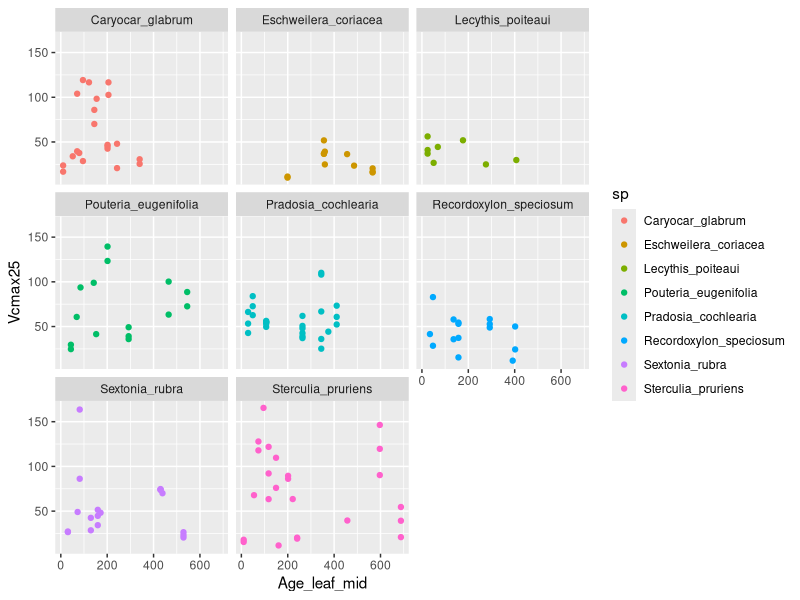
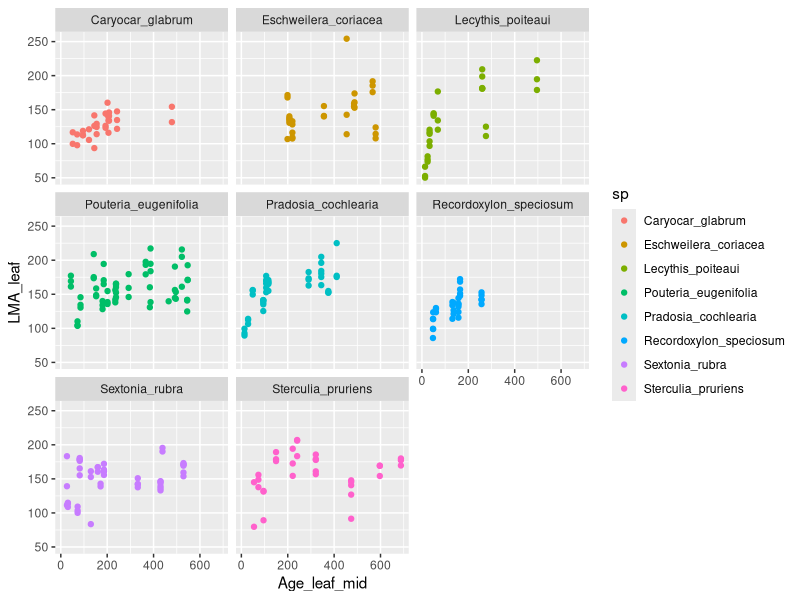
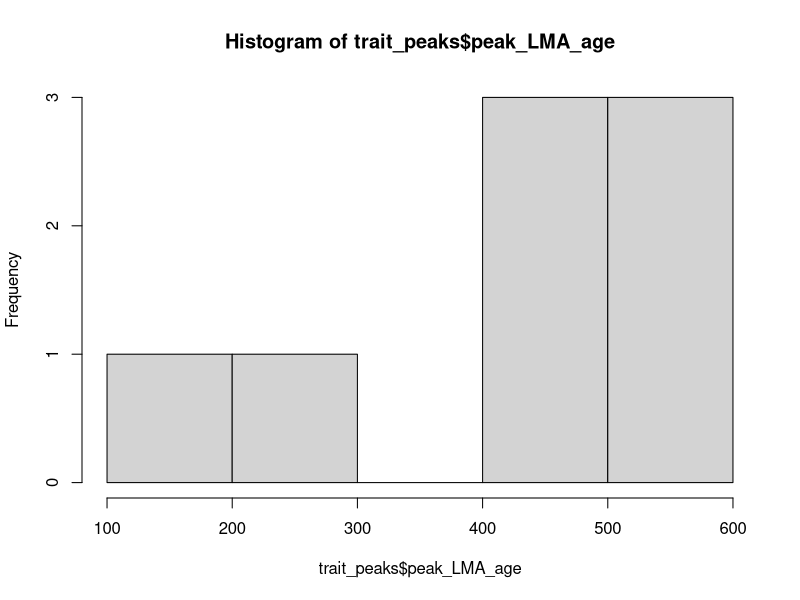
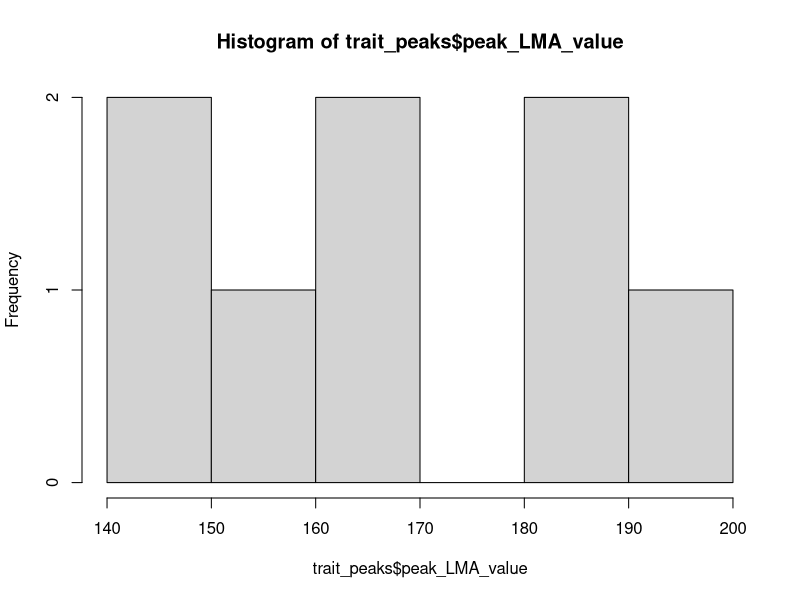
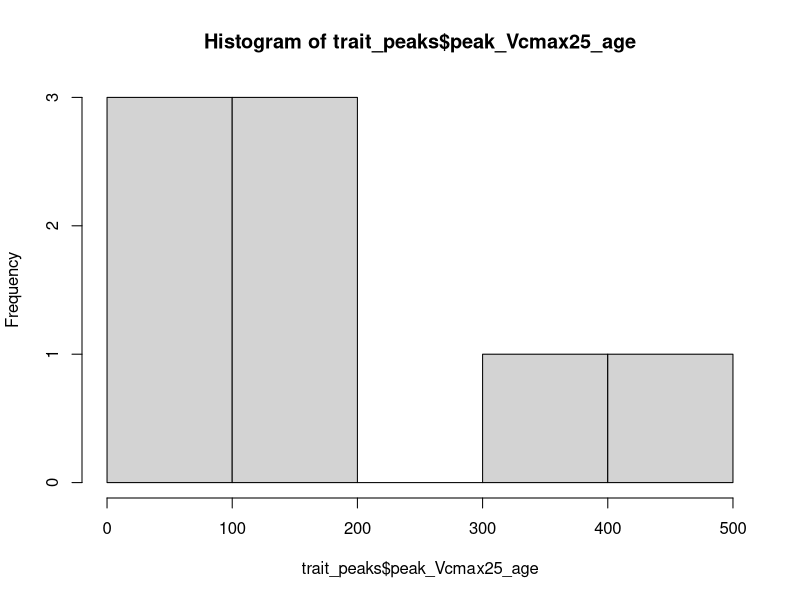
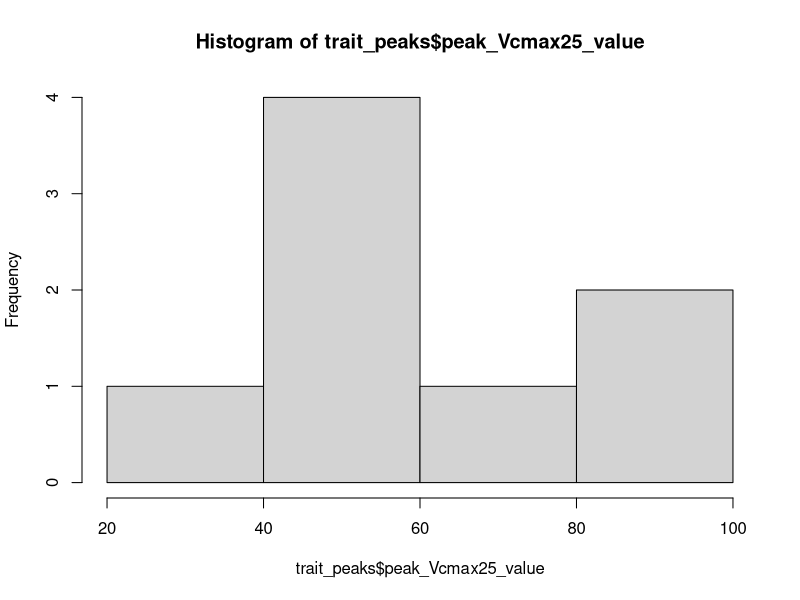
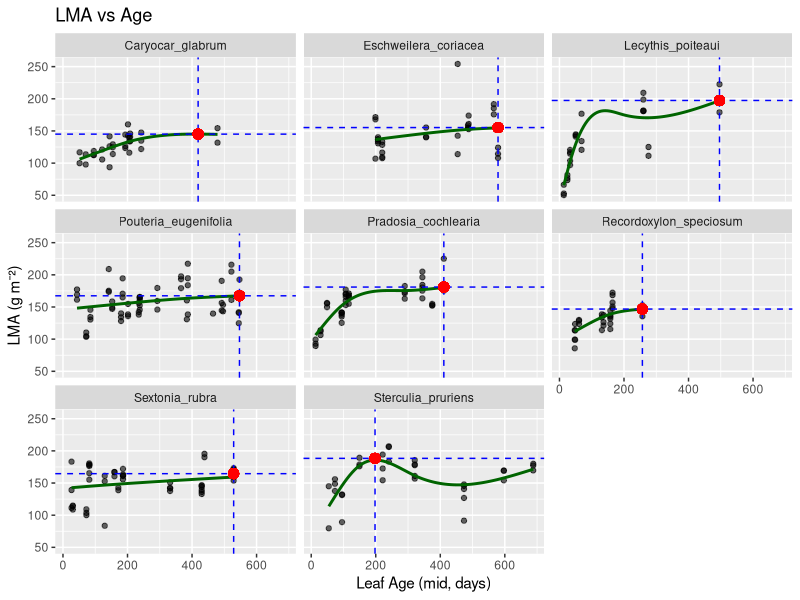
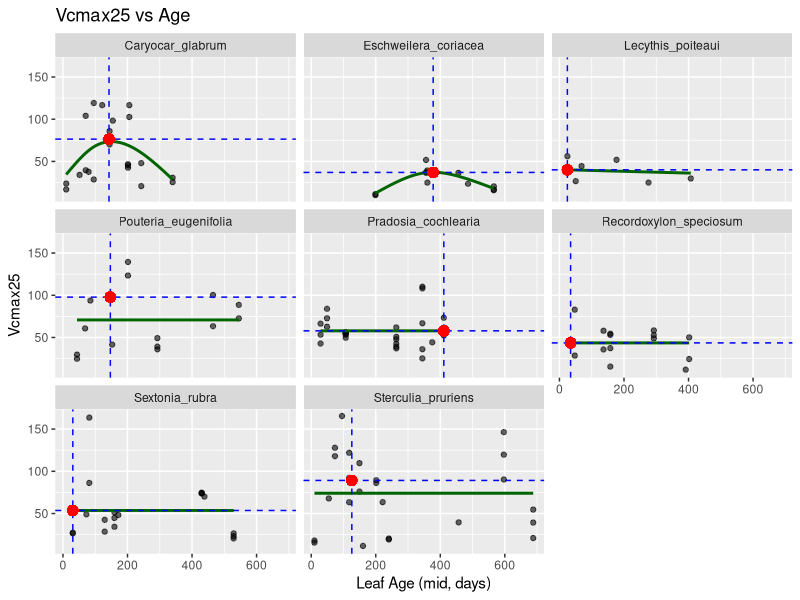

Here is the R script that generated these plots, in order: (Note: this script raises an error after producing the figures.)
# Some Code to Try to Estimate leaf longevity
# Uses the optimality-based approach to predict leaf longevity as the result of a cost-benefit trade-off between
# Construction and maintenance costs of the leaf (e.g. building and supporting tissues)
# Carbon gain through photosynthesis over the leaf's lifespan.
#The central assumption is that a leaf should be retained only as long as it yields net carbon gain


# For each tree we want the peak for the traits LMA, Vcmax

library(readr)
library(ggplot2)
library(dplyr)
library(mgcv)
library(purrr)
library(tibble)

data <- read_csv("Outputs/Combined_data.csv")

#quick plot to look at peak Vcmax and LMA

ggplot(data, aes(Age_leaf_mid, Vcmax25, col = sp))+
  geom_point()+
  facet_wrap(~sp)

ggplot(data, aes(Age_leaf_mid, LMA_leaf, col = sp))+
  geom_point()+
  facet_wrap(~sp)

################################################################################
# IDENTIFY THE TRAIT VALUES AT MATURATION AND THE LEAF AGE AT WHICH THEY PEAK

#for now let us just use the 90th % for the mature vals.
data_species <- data %>%
  group_by(sp) %>%
  summarise(
    LMA_leaf_90 = quantile(LMA_leaf, probs = 0.9, na.rm = TRUE),
    Vcmax25_90 = quantile(Vcmax25, probs = 0.9, na.rm = TRUE),
    Vcmax25mass_90 = Vcmax25_90 / LMA_leaf_90,
    max_age_leaf_mid = max(Age_leaf_mid, na.rm = TRUE),
    .groups = "drop"
  )

#Don't get the age using this method

################################################################################

# Test doing this using GAMS

# Function to fit GAM and extract peak age and trait value
find_trait_peak_gam <- function(df, trait_col, age_col = "Age_leaf_mid") {
  df <- df %>% filter(!is.na(.data[[trait_col]]), !is.na(.data[[age_col]]))
  
  if (nrow(df) < 5 || length(unique(df[[age_col]])) < 4) {
    return(data.frame(peak_age = NA, peak_value = NA))
  }
  
  fit <- gam(as.formula(paste(trait_col, "~ s(", age_col, ", k = 4, bs = 'cs')")), data = df)
  
  age_seq <- seq(min(df[[age_col]], na.rm = TRUE),
                 max(df[[age_col]], na.rm = TRUE),
                 length.out = 200)
  preds <- predict(fit, newdata = data.frame(Age_leaf_mid = age_seq))
  
  peak_index <- which.max(preds)
  peak_age <- age_seq[peak_index]
  peak_value <- preds[peak_index]
  
  return(data.frame(peak_age = peak_age, peak_value = peak_value))
}


# Apply to both traits for each species
trait_peaks <- data %>%
  filter(!is.na(sp)) %>%
  group_by(sp) %>%
  group_split() %>%
  map_df(function(df) {
    lma_peak <- find_trait_peak_gam(df, trait_col = "LMA_leaf")
    vcmax_peak <- find_trait_peak_gam(df, trait_col = "Vcmax25")
    
    tibble(
      sp = unique(df$sp),
      peak_LMA_age = lma_peak$peak_age,
      peak_LMA_value = lma_peak$peak_value,
      peak_Vcmax25_age = vcmax_peak$peak_age,
      peak_Vcmax25_value = vcmax_peak$peak_value
    )
  })


# View the summary
trait_peaks

hist(trait_peaks$peak_LMA_age)
hist(trait_peaks$peak_LMA_value)
hist(trait_peaks$peak_Vcmax25_age)
hist(trait_peaks$peak_Vcmax25_value)

#add these values to main data for plotting
data <- merge(data, trait_peaks, by = "sp")

# add these values to the plots
#PLOTTING LMA
ggplot(data, aes(x = Age_leaf_mid, y = LMA_leaf)) +
  geom_point(alpha = 0.6) +
  facet_wrap(~sp)+
  geom_smooth(method = "gam", formula = y ~ s(x, k = 4, bs = "cs"), se = FALSE, colour = "darkgreen") +
  geom_vline(aes(xintercept = peak_LMA_age), linetype = "dashed", colour = "blue") +
  geom_hline(aes(yintercept = peak_LMA_value), linetype = "dashed", colour = "blue") +
  geom_point(aes(x = peak_LMA_age, y = peak_LMA_value),
             colour = "red", size = 3) +
  labs(title = "LMA vs Age",
       x = "Leaf Age (mid, days)",
       y = "LMA (g m⁻²)")


#PLOTTING VCMAX25
ggplot(data, aes(x = Age_leaf_mid, y = Vcmax25)) +
  geom_point(alpha = 0.6) +
  facet_wrap(~sp)+
  geom_smooth(method = "gam", formula = y ~ s(x, k = 4, bs = "cs"), se = FALSE, colour = "darkgreen") +
  geom_vline(aes(xintercept = peak_Vcmax25_age), linetype = "dashed", colour = "blue") +
  geom_hline(aes(yintercept = peak_Vcmax25_value), linetype = "dashed", colour = "blue") +
  geom_point(aes(x = peak_Vcmax25_age, y = peak_Vcmax25_value),
             colour = "red", size = 3) +
  labs(title = "Vcmax25 vs Age",
       x = "Leaf Age (mid, days)",
       y = "Vcmax25")


#### Ok updating method to find the first maximum using derivative instead of the absoluate maximum. 
# Approximates the slope and look for where the slope shifts from positive to negative.
# Finds first stabilisation point (plateau onset).
# Falls back to which.max if no local max if found.

# Logging skipped species
skipped_species <- c()

# Function to find first local maximum in smoothed GAM curve
# Note this finds the first minimum in the curve for specified traitsd i.e. TLP

find_first_local_peak <- function(df, trait_col, age_col = "Age_leaf_mid", sp_name = NULL, find_min = FALSE) {
  df <- df %>% filter(!is.na(.data[[trait_col]]), !is.na(.data[[age_col]]))
  
  if (nrow(df) < 5 || length(unique(df[[age_col]])) < 4) {
    if (!is.null(sp_name)) skipped_species <<- c(skipped_species, sp_name)
    return(data.frame(peak_age = NA, peak_value = NA))
  }
  
  fit <- gam(as.formula(paste(trait_col, "~ s(", age_col, ", k = 4, bs = 'cs')")), data = df)
  age_seq <- seq(min(df[[age_col]], na.rm = TRUE),
                 max(df[[age_col]], na.rm = TRUE),
                 length.out = 200)
  preds <- predict(fit, newdata = data.frame(Age_leaf_mid = age_seq))
  slope <- diff(preds) / diff(age_seq)
  
  if (find_min) {
    peak_index <- which(diff(sign(slope)) == 2)[1]  # slope goes from negative to positive
    if (is.na(peak_index)) peak_index <- which.min(preds)
  } else {
    peak_index <- which(diff(sign(slope)) == -2)[1]  # slope goes from positive to negative
    if (is.na(peak_index)) peak_index <- which.max(preds)
  }
  
  peak_age <- age_seq[peak_index]
  peak_value <- preds[peak_index]
  return(data.frame(peak_age = peak_age, peak_value = peak_value))
}


# Apply to all species and traits

selected_traits <- c("LMA_leaf", "Vcmax25", "Nmass", "leaf_thickness", "leaf_drymass", "leaf_area","PTLP")

invert_peak_traits <- c("PTLP")  # you can add more if needed

trait_peaks <- data %>%
  filter(!is.na(sp)) %>%
  group_by(sp) %>%
  group_split() %>%
  map_df(function(df) {
    sp_name <- unique(df$sp)
    out <- tibble(sp = sp_name)
    
    for (trait in selected_traits) {
      find_min <- trait %in% invert_peak_traits
      peak <- find_first_local_peak(df, trait_col = trait, sp_name = sp_name, find_min = find_min)
      
      out[[paste0("peak_", trait, "_age")]] <- peak$peak_age
      out[[paste0("peak_", trait, "_value")]] <- peak$peak_value
    }
    
    if ("LMA_leaf" %in% selected_traits && "Vcmax25" %in% selected_traits) {
      df_lma <- df %>% filter(!is.na(LMA_leaf), !is.na(Age_leaf_mid))
      vcmax_peak_age <- out$`peak_Vcmax25_age`
      
      lma_at_vcmax_age <- NA
      if (nrow(df_lma) >= 5 && length(unique(df_lma$Age_leaf_mid)) >= 4 && !is.na(vcmax_peak_age)) {
        lma_gam <- gam(LMA_leaf ~ s(Age_leaf_mid, k = 4, bs = "cs"), data = df_lma)
        lma_at_vcmax_age <- predict(lma_gam, newdata = data.frame(Age_leaf_mid = vcmax_peak_age))
      }
      
      out$LMA_at_Vcmax25_peak <- lma_at_vcmax_age
      out$Vcmax25mass_peak <- out$`peak_Vcmax25_value` / lma_at_vcmax_age
    }
    
    out$max_Age_leaf_mid <- max(df$Age_leaf_mid, na.rm = TRUE)
    out$max_Age_leaf_max <- max(df$Age_leaf_max, na.rm = TRUE)
    
    return(out)
  })


# Output summary
trait_peaks
skipped_species

# Estimate b from mass-based Vcmax25 (Vcmax25m in µmol g⁻¹ s⁻¹)
trait_peaks$estimate_b <- 10^(2.35 - 1.36 * log10(trait_peaks$Vcmax25mass_peak)) 
#based on tropical data from metaanalysis in Xu et al 2017

summary(trait_peaks$estimate_b) #ranges 410 - 1475

ggplot(trait_peaks, aes(Vcmax25mass_peak, estimate_b, fill = sp))+
  geom_point(size = 5, shape = 21)

ggplot(trait_peaks, aes(max_Age_leaf_max, estimate_b, fill = sp))+
  geom_point(size = 5, shape = 21)


#add these values to main data for plotting
data <- merge(data, trait_peaks, by = "sp")

# add these values to the plots
#PLOTTING LMA
ggplot(data, aes(x = Age_leaf_mid, y = LMA_leaf)) +
  geom_point(alpha = 0.6) +
  facet_wrap(~sp)+
  geom_smooth(method = "gam", formula = y ~ s(x, k = 4, bs = "cs"), se = FALSE, colour = "darkgreen") +
  geom_vline(aes(xintercept = peak_LMA_leaf_age), linetype = "dashed", colour = "blue") +
  geom_hline(aes(yintercept = peak_LMA_leaf_value), linetype = "dashed", colour = "blue") +
  geom_point(aes(x = peak_LMA_leaf_age, y = peak_LMA_leaf_value),
             colour = "red", size = 3) +
  geom_point(aes(x = peak_Vcmax25_age, y = LMA_at_Vcmax25_peak),
             colour = "hotpink", size = 3) + #LMA when Vcmax peaked.
  labs(title = "LMA vs Age",
       x = "Leaf Age (mid, days)",
       y = "LMA (g m⁻²)")


#PLOTTING VCMAX25
ggplot(data, aes(x = Age_leaf_mid, y = Vcmax25)) +
  geom_point(alpha = 0.6) +
  facet_wrap(~sp)+
  geom_smooth(method = "gam", formula = y ~ s(x, k = 4, bs = "cs"), se = FALSE, colour = "darkgreen") +
  geom_vline(aes(xintercept = peak_Vcmax25_age), linetype = "dashed", colour = "blue") +
  geom_hline(aes(yintercept = peak_Vcmax25_value), linetype = "dashed", colour = "blue") +
  geom_point(aes(x = peak_Vcmax25_age, y = peak_Vcmax25_value),
             colour = "red", size = 3) +
  labs(title = "Vcmax25 vs Age",
       x = "Leaf Age (mid, days)",
       y = "Vcmax25")

# PLOT DRY MASS
ggplot(data, aes(x = Age_leaf_mid, y = leaf_drymass)) +
  geom_point(alpha = 0.6) +
  facet_wrap(~sp, scales = "free_y")+
  geom_smooth(method = "gam", formula = y ~ s(x, k = 4, bs = "cs"), se = FALSE, colour = "darkgreen") +
  geom_vline(aes(xintercept = peak_leaf_drymass_age), linetype = "dashed", colour = "blue") +
  geom_hline(aes(yintercept = peak_leaf_drymass_value), linetype = "dashed", colour = "blue") +
  geom_point(aes(x = peak_leaf_drymass_age, y = peak_leaf_drymass_value),
             colour = "red", size = 3) +
  labs(title = "leaf_drymass vs Age",
       x = "Leaf Age (mid, days)",
       y = "leaf_drymass")

# PLOT TLP
ggplot(data, aes(x = Age_leaf_mid, y = PTLP)) +
  geom_point(alpha = 0.6) +
  facet_wrap(~sp, scales = "free_y")+
  geom_smooth(method = "gam", formula = y ~ s(x, k = 4, bs = "cs"), se = FALSE, colour = "darkgreen") +
  geom_vline(aes(xintercept = peak_PTLP_age), linetype = "dashed", colour = "blue") +
  geom_hline(aes(yintercept = peak_PTLP_value), linetype = "dashed", colour = "blue") +
  geom_point(aes(x = peak_PTLP_age, y = peak_PTLP_value),
             colour = "red", size = 3) +
  labs(title = "TLP vs Age",
       x = "Leaf Age (mid, days)",
       y = "TLP")

#lets compare the leaf maturation ages for these traits
ggplot(trait_peaks, aes(peak_LMA_leaf_age, peak_Vcmax25_age, col = sp))+
  geom_point(size = 3)+
  geom_abline()

ggplot(trait_peaks, aes(peak_LMA_leaf_age, peak_PTLP_age, col = sp))+
  geom_point(size = 3)+
  geom_abline()

ggplot(trait_peaks, aes(peak_leaf_drymass_age, peak_PTLP_age, col = sp))+
  geom_point(size = 3)+
  geom_abline()

ggplot(trait_peaks, aes(peak_leaf_thickness_age, peak_PTLP_age, col = sp))+
  geom_point(size = 3)+
  geom_abline()

ggplot(trait_peaks, aes(peak_Vcmax25_age, peak_PTLP_age, col = sp))+
  geom_point(size = 3)+
  geom_abline()

#note that this predicts that Vcmax peaks earlier than LMA. is this what we expect? yes
#also, when calculating Vcmaxmass basis for each species, these will be based off different ages, or should we standardise it
#and use the LMA from when Vcmax peaked?

ggplot(trait_peaks, aes(peak_LMA_leaf_value, peak_Vcmax25_value, col = sp))+
  geom_point(size = 3)
#note no correlation between the peak LMA and peak Vcmax value for these species, similar in Xu paper.


#now that we have an estimate for b (which could roughly be equivalent to leaf longevity)
#lets use this to calcualte relative leaf age - though note this is a simplistic way of doing it.
data$Age_leaf_mid_rel <- data$Age_leaf_mid / data$estimate_b

#as a quick comparison - lets do this also for trait peaks to see if the range of peaks for Vcmax or LMA is reduced when using relative age
trait_peaks$peak_LMA_leaf_age_rel <- trait_peaks$peak_LMA_leaf_age / trait_peaks$estimate_b
trait_peaks$peak_Vcmax25_age_rel <- trait_peaks$peak_Vcmax25_age / trait_peaks$estimate_b


#note that 0 = newly mature leaf and 1 = end of functional lifespan.
#note that our age to reach maturation is based on our data not assuming 2 months like they have

summary(trait_peaks$peak_LMA_age)
summary(trait_peaks$peak_LMA_age_rel)

summary(trait_peaks$peak_Vcmax25_age)
summary(trait_peaks$peak_Vcmax25_age_rel)

#PLOTTING LMA
ggplot(data, aes(x = Age_leaf_mid_rel, y = LMA_leaf)) +
  geom_point(alpha = 0.6) +
  facet_wrap(~sp)+
  geom_smooth(method = "gam", formula = y ~ s(x, k = 4, bs = "cs"), se = FALSE, colour = "darkgreen") +
  #geom_vline(aes(xintercept = peak_LMA_age), linetype = "dashed", colour = "blue") +
  #geom_hline(aes(yintercept = peak_LMA_value), linetype = "dashed", colour = "blue") +
  #geom_point(aes(x = peak_LMA_age, y = peak_LMA_value),
  #           colour = "red", size = 3) +
  #geom_point(aes(x = peak_Vcmax25_age, y = LMA_at_Vcmax25_peak),
  #           colour = "hotpink", size = 3) + #LMA when Vcmax peaked.
  labs(title = "LMA vs Age",
       x = "Relative Leaf Age (mid, days)",
       y = "LMA (g m⁻²)")


#PLOTTING VCMAX25
ggplot(data, aes(x = Age_leaf_mid_rel, y = Vcmax25)) +
  geom_point(alpha = 0.6) +
  facet_wrap(~sp)+
  geom_smooth(method = "gam", formula = y ~ s(x, k = 4, bs = "cs"), se = FALSE, colour = "darkgreen") +
  #geom_vline(aes(xintercept = peak_Vcmax25_age), linetype = "dashed", colour = "blue") +
  #geom_hline(aes(yintercept = peak_Vcmax25_value), linetype = "dashed", colour = "blue") +
  #geom_point(aes(x = peak_Vcmax25_age, y = peak_Vcmax25_value),
  #           colour = "red", size = 3) +
  labs(title = "Vcmax25 vs Age",
       x = "Relative Leaf Age (mid, days)",
       y = "Vcmax25")

#plot another trait
#PLOTTING VCMAX25
ggplot(data, aes(x = Age_leaf_mid_rel, y = PTLP)) +
  geom_point(alpha = 0.6) +
  facet_wrap(~sp, scales = "free_y")+
  geom_smooth(method = "gam", formula = y ~ s(x, k = 4, bs = "cs"), se = FALSE, colour = "darkgreen") +
  geom_vline(aes(xintercept = peak_PTLP_age/estimate_b), linetype = "dashed", colour = "blue") +
  geom_hline(aes(yintercept = peak_PTLP_value/estimate_b), linetype = "dashed", colour = "blue") +
  geom_point(aes(x = peak_PTLP_age/estimate_b, y = peak_PTLP_value),
             colour = "red", size = 3) +
  labs(title = "TLP vs Age",
       x = "Relative Leaf Age (mid, days)",
       y = "TLP")

ggplot(data, aes(x = Age_leaf_mid, y = PTLP)) +
  geom_point(alpha = 0.6) +
  facet_wrap(~sp, scales = "free_y")+
  geom_smooth(method = "gam", formula = y ~ s(x, k = 4, bs = "cs"), se = FALSE, colour = "darkgreen") +
  geom_vline(aes(xintercept = peak_PTLP_age), linetype = "dashed", colour = "blue") +
  geom_hline(aes(yintercept = peak_PTLP_value), linetype = "dashed", colour = "blue") +
  geom_point(aes(x = peak_PTLP_age, y = peak_PTLP_value),
             colour = "red", size = 3) +
  labs(title = "TLP vs Age",
       x = "Absolute Leaf Age (mid, days)",
       y = "TLP")

ggplot(data, aes(x = Age_leaf_max, y = leaf_thickness)) +
  geom_point(alpha = 0.6) +
  facet_wrap(~sp, scales = "free_y")+
  geom_smooth(method = "gam", formula = y ~ s(x, k = 4, bs = "cs"), se = FALSE, colour = "darkgreen") +
  #geom_vline(aes(xintercept = peak_Vcmax25_age), linetype = "dashed", colour = "blue") +
  #geom_hline(aes(yintercept = peak_Vcmax25_value), linetype = "dashed", colour = "blue") +
  #geom_point(aes(x = peak_Vcmax25_age, y = peak_Vcmax25_value),
  #           colour = "red", size = 3) +
  labs(title = "area vs Age",
       x = "Absolute Leaf Age (mid, days)",
       y = "area")


